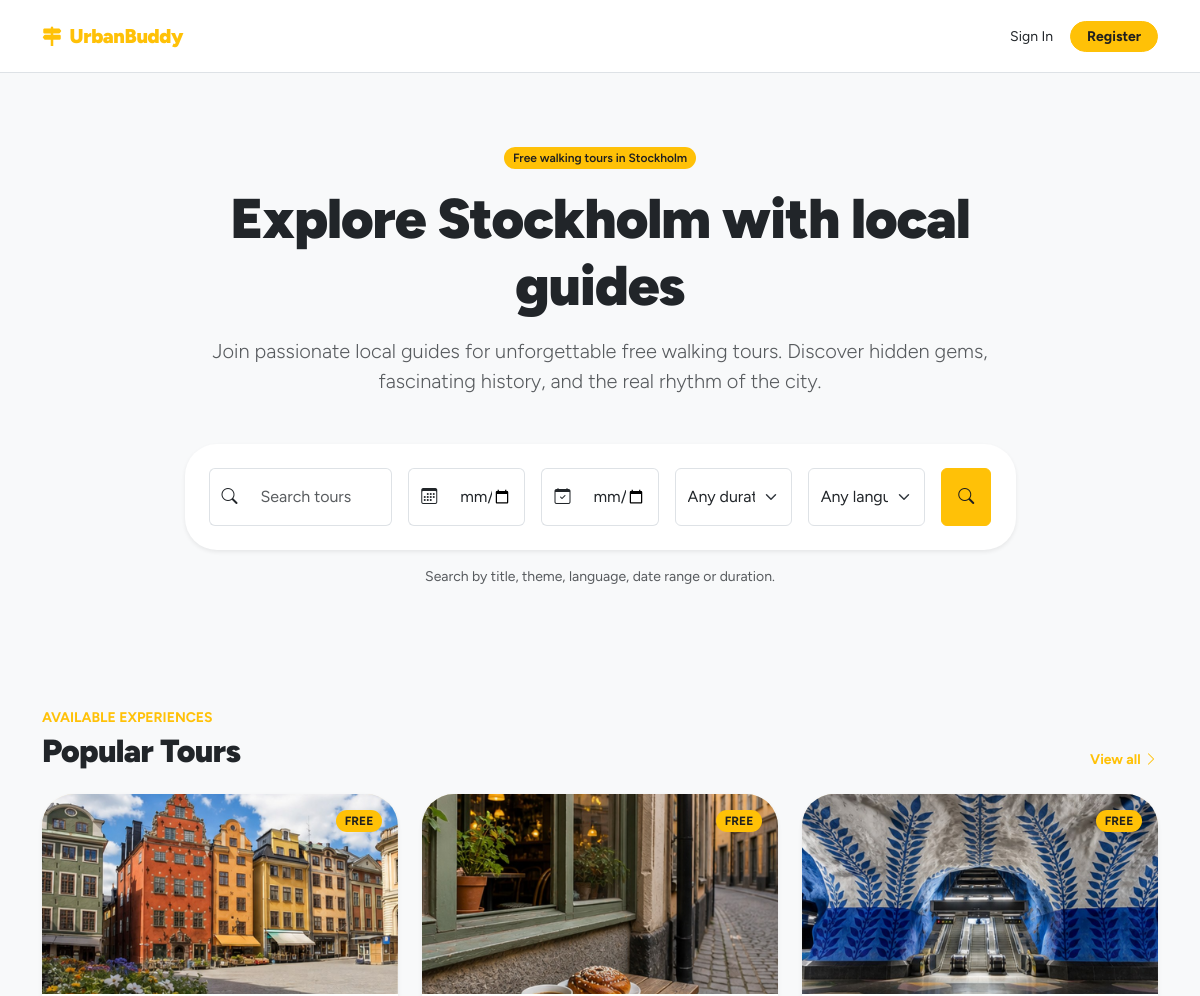
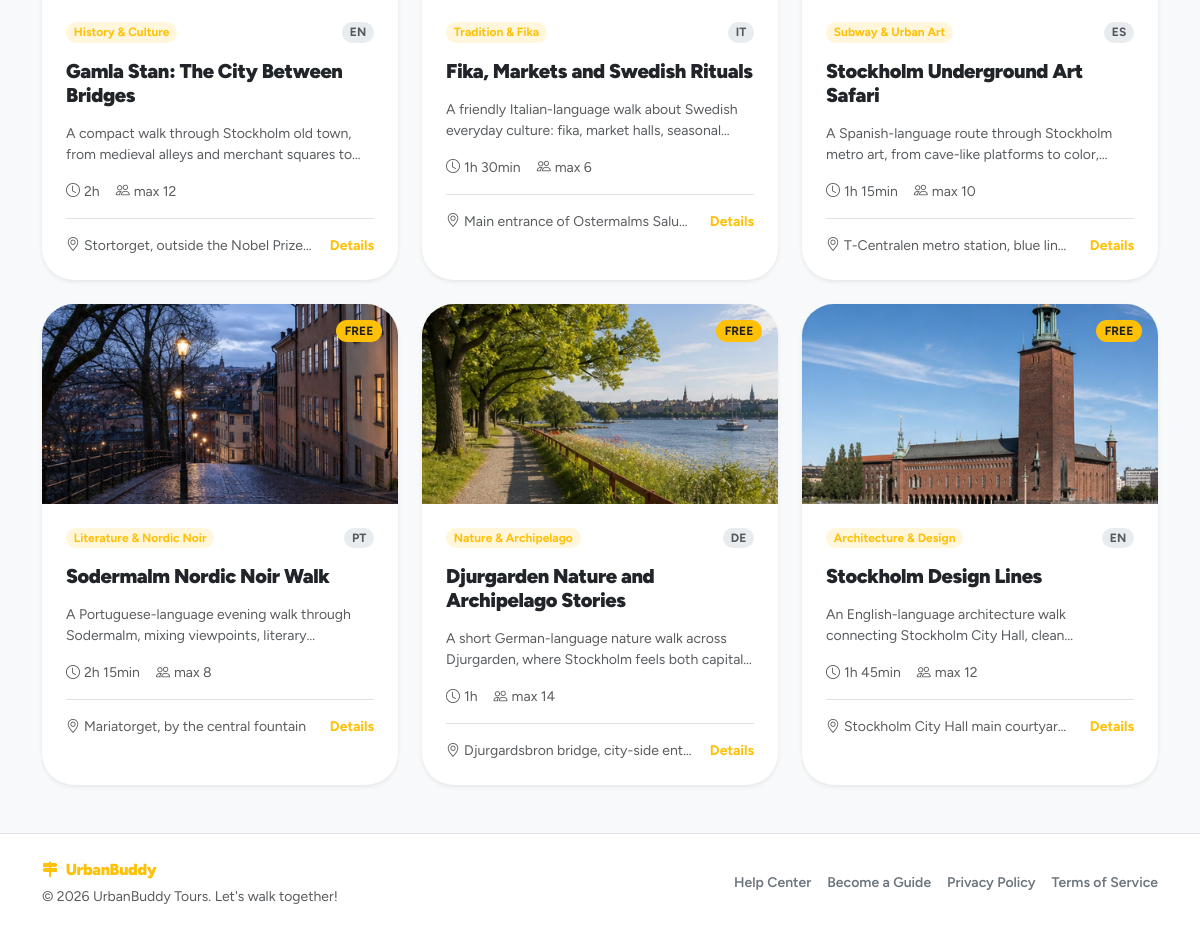
The page / on the database its author committed (2 pictures, top to bottom).
### tables this page shows
CREATE TABLE tour_photos (
    id TEXT PRIMARY KEY, -- UUID
    tour_id TEXT NOT NULL, -- FK verso UUID
    filename TEXT NOT NULL,
    created_at TEXT DEFAULT CURRENT_TIMESTAMP,
    FOREIGN KEY (tour_id) REFERENCES tours(id) ON DELETE CASCADE
);

CREATE TABLE themes (
    id INTEGER PRIMARY KEY AUTOINCREMENT, -- Manteniamo autoincrement (Tabella di dominio)
    name TEXT UNIQUE NOT NULL,
	slug TEXT UNIQUE NOT NULL,
    icon TEXT,
    created_at TEXT DEFAULT CURRENT_TIMESTAMP
, primary_color TEXT DEFAULT '#ffc107');

CREATE TABLE tours (
    id TEXT PRIMARY KEY,  -- UUID
    guide_id TEXT NOT NULL, -- FK verso UUID
    theme_id INTEGER NOT NULL,
    language_id INTEGER NOT NULL,
    title TEXT NOT NULL,
    description TEXT NOT NULL,
    meeting_point TEXT NOT NULL,
    duration INTEGER NOT NULL,
    max_participants INTEGER NOT NULL,
    is_deleted INTEGER DEFAULT 0 CHECK(is_deleted IN (0, 1)),
    created_at TEXT DEFAULT CURRENT_TIMESTAMP,
    updated_at TEXT DEFAULT CURRENT_TIMESTAMP,
    FOREIGN KEY (guide_id) REFERENCES users(id) ON DELETE CASCADE,
    FOREIGN KEY (theme_id) REFERENCES themes(id) ON DELETE RESTRICT,
    FOREIGN KEY (language_id) REFERENCES languages(id) ON DELETE RESTRICT
);

### app/public/routes.py (the view)
@public_bp.route("/")
def home():
    tours = ToursDAO.list_all_tours(limit=6)
    languages = LanguagesDAO.list_all_languages()
    tour_cards = []
    for tour in tours:
        tour_cards.append(build_tour_card(tour))
    return render_template(
        "home.html",
        city_name=CITY_NAME,
        tours=tour_cards,
        languages=languages,
    )

### app/core/db.py (called while the page is built)
def get_db():
    if 'conn' not in g:
        g.conn = sqlite3.connect(current_app.config["DATABASE"])
        g.conn.row_factory = sqlite3.Row
    return g.conn

### app/core/utils.py (called while the page is built, shortened)
def get_object_value(obj, attr_name, default=None):
    if obj is None:
        return default
    value = getattr(obj, attr_name, default)
    if value is None:
        return default
    return value

def get_object_name(obj, fallback="Not specified"):
    return get_object_value(obj, "name", fallback)

def parse_positive_int(value):
    try:
        number = int(value)
    except (TypeError, ValueError):
        return None
    if number <= 0:
        return None
    return number

def format_duration(minutes, fallback="Duration not specified"):
    minutes = parse_positive_int(minutes)
    if minutes is None:
        return fallback
    if minutes < 60:
        return f"{minutes} min"
    hours = minutes // 60
    remaining_minutes = minutes % 60
    if remaining_minutes == 0:
        return f"{hours}h"
    return f"{hours}h {remaining_minutes}min"

def get_language_label(language, fallback="Not specified"):
    if language is None:
        return fallback
    label = getattr(language, "label", None)
    code = getattr(language, "code", None)
    slug = getattr(language, "slug", None)
    name = getattr(language, "name", None)
    language_id = getattr(language, "id", None)
    if label:
        return str(label).upper()

def format_theme(theme, fallback="Walking Tour"):
    return get_object_name(theme, fallback)

### app/public/utils.py (called while the page is built)
def get_cover_filename(tour_id):
    photos = TourPhotosDAO.list_photos_by_tour(tour_id)
    if photos:
        return photos[0].filename
    return None

def build_tour_card(tour):
    language = LanguagesDAO.get_language_by_id(tour.language_id)
    theme = ThemesDAO.get_theme_by_id(tour.theme_id)
    return {
        "id": tour.id,
        "title": tour.title,
        "description": tour.description,
        "meeting_point": tour.meeting_point,
        "duration": format_duration(tour.duration),
        "max_participants": tour.max_participants,
        "language": get_language_label(language),
        "theme": format_theme(theme),
        "cover_filename": get_cover_filename(tour.id),
    }

### app/tours/dao.py (called while the page is built)
    @staticmethod
    def list_photos_by_tour(tour_id: str):
        db = get_db()
        rows = db.execute(
            "SELECT * FROM tour_photos WHERE tour_id = ? ORDER BY created_at DESC",
            (tour_id,)
        ).fetchall()
        return [TourPhoto.from_row(row) for row in rows]

### app/templates/home.html (shortened to what this page needs)
{% extends "base.html" %}
{% block content %}
<section class="py-5 my-lg-4 text-center">
    <div class="container">
        <header class="row justify-content-center">
            <div class="col-lg-10 col-xl-9">
                <span class="badge rounded-pill ub-badge fw-semibold mb-3">
                    Free walking tours in {{ city_name }}
                </span>
                <h1 class="display-4 fw-black mb-3">
                    Explore {{ city_name }} with local guides
                </h1>
                <p class="lead text-body-secondary mb-5">
                    Join passionate local guides for unforgettable free walking tours.
                    Discover hidden gems, fascinating history, and the real rhythm of the city.
                </p>
                <form action="{{ url_for('public.tour_listings') }}" method="GET" class="card border-0 shadow-sm rounded-5">
                    <div class="card-body p-3 p-md-4">
                        <div class="row g-3">
                            <div class="col-lg-3">
                                <div class="input-group h-100">
                                    <span class="input-group-text bg-white border-end-0">
                                        <i class="bi bi-search"></i>
                                    </span>
                                    <input
                                        type="search"
                                        class="form-control border-start-0 py-3"
                                        name="q"
                                        placeholder="Search tours"
                                    >
                                </div>
                            </div>
                            <div class="col-md-6 col-lg-2">
                                <div class="input-group h-100">
                                    <span class="input-group-text bg-white border-end-0">
                                        <i class="bi bi-calendar3"></i>
                                    </span>
                                    <input
                                        type="date"
                                        class="form-control border-start-0 py-3"
                                        name="date_from"
                                        aria-label="Start date"
                                    >
                                </div>
                            </div>
                            <div class="col-md-6 col-lg-2">
                                <div class="input-group h-100">
                                    <span class="input-group-text bg-white border-end-0">
                                        <i class="bi bi-calendar-check"></i>
                                    </span>
                                    <input
                                        type="date"
                                        class="form-control border-start-0 py-3"
                                        name="date_to"
                                        aria-label="End date"
                                    >
                                </div>
                            </div>
                            <div class="col-md-6 col-lg-2">
                                <select class="form-select h-100 py-3" name="duration" aria-label="Duration">
                                    <option value="">Any duration</option>
                                </select>
                            </div>
                            <div class="col-md-6 col-lg-2">
                                <select class="form-select h-100 py-3" name="language_id" aria-label="Language">
                                    <option value="">Any language</option>
                                </select>
                            </div>
                            <div class="col-lg-1">
                                <button
                                    class="btn ub-btn fw-bold w-100 h-100 py-3 d-inline-flex align-items-center justify-content-center"
                                    type="submit"
                                    aria-label="Search tours"
                                >
                                    <i class="bi bi-search"></i>
                                </button>
                            </div>
                        </div>
                    </div>
                </form>
                <p class="small text-body-secondary mt-3 mb-0">
                    Search by title, theme, language, date range or duration.
                </p>
            </div>
        </header>
    </div>
</section>
<section class="py-5">
    <div class="container">
        <header class="d-flex align-items-end justify-content-between gap-3 mb-4">
            <div>
                <span class="small text-uppercase fw-bold ub-text d-block mb-1">
                    Available experiences
                </span>
                <h2 class="fw-black mb-0">
                    Popular Tours
                </h2>
            </div>
            <a href="{{ url_for('public.tour_listings') }}" class="small fw-bold text-decoration-none ub-link">
                View all
                <i class="bi bi-chevron-right"></i>
            </a>
        </header>
        {% if tours %}
            <div class="row g-4">
                {% for tour in tours %}
                    <div class="col-md-6 col-lg-4">
                        {% include "components/tour_card.html" %}
                    </div>
                {% endfor %}
            </div>
        {% endif %}
    </div>
</section>
{% endblock %}

### app/templates/components/tour_card.html (shortened to what this page needs)
<article class="card tour-card border-0 shadow-sm rounded-5 h-100 overflow-hidden">
    <div class="position-relative">
        <div class="ratio ratio-16x9 ub-bg-soft">
            {% if tour.cover_filename %}
                <img
                    src="{{ url_for('static', filename='uploads/tours/' ~ tour.cover_filename) }}"
                    alt="{{ tour.title }}"
                    class="object-fit-cover"
                >
            {% else %}
                <div class="d-flex align-items-center justify-content-center fs-3 fw-black ub-text">
                    {{ city_name|default("Stockholm") }}
                </div>
            {% endif %}
        </div>
        {% if card_variant is defined and card_variant == "dashboard" %}
            <div class="position-absolute top-0 end-0 m-3 d-flex gap-2">
                <a
                    href="{{ url_for('guide_dashboard.update_tour', tour_id=tour.id) }}"
                    class="btn btn-light btn-sm rounded-circle shadow-sm p-2 lh-1"
                    aria-label="Edit tour"
                >
                    <i class="bi bi-pencil-fill"></i>
                </a>
                <button
                    type="button"
                    class="btn btn-danger btn-sm rounded-circle shadow-sm p-2 lh-1"
                    data-bs-toggle="modal"
                    data-bs-target="#deleteTourModal-{{ tour.id }}"
                    aria-label="Delete tour"
                >
                    <i class="bi bi-trash-fill"></i>
                </button>
            </div>
        {% else %}
            <span class="badge rounded-pill ub-badge fw-bold position-absolute top-0 end-0 m-3">
                FREE
            </span>
        {% endif %}
    </div>
    <div class="card-body p-4">
        <div class="d-flex align-items-center justify-content-between gap-3 mb-3">
            <span class="badge rounded-pill ub-badge-soft">{{ tour.theme }}</span>
            <span class="badge rounded-pill bg-body-secondary text-body-secondary">{{ tour.language }}</span>
        </div>
        <h3 class="h5 fw-black mb-3">
            {{ tour.title }}
        </h3>
        {% if card_variant is defined and card_variant == "dashboard" %}
            <div class="d-flex flex-wrap gap-3 small text-body-secondary mb-3">
                <span><i class="bi bi-clock me-1"></i>{{ tour.duration }}</span>
                <span><i class="bi bi-people me-1"></i>max {{ tour.max_participants }}</span>
            </div>
            <div class="vstack gap-2 small text-body-secondary">
                <div><i class="bi bi-calendar-week me-1"></i>{{ tour.schedule }}</div>
                <div><i class="bi bi-signpost-split me-1"></i>{{ tour.stops_count }}</div>
            </div>
        {% else %}
            <p class="small text-body-secondary clamp-2 mb-3">
                {{ tour.description }}
            </p>
            <div class="d-flex flex-wrap gap-3 small text-body-secondary mb-3">
                <span><i class="bi bi-clock me-1"></i>{{ tour.duration }}</span>
                <span><i class="bi bi-people me-1"></i>max {{ tour.max_participants }}</span>
            </div>
            <div class="d-flex align-items-center justify-content-between border-top pt-3">
                <span class="small text-body-secondary text-truncate pe-3">
                    <i class="bi bi-geo-alt me-1"></i>{{ tour.meeting_point }}
                </span>
                <a href="{{ url_for('public.tour_detail', tour_id=tour.id) }}" class="small fw-bold text-decoration-none ub-link">
                    Details
                </a>
            </div>
        {% endif %}
    </div>
</article>

### app/static/style.css (style rules this page uses)
:root { --bs-body-font-family: "Figtree", system-ui, -apple-system, "Segoe UI", Roboto, sans-serif; --ub-primary: #ffc107; --ub-primary-rgb: 255, 193, 7; --ub-on-primary: #1f1f1f; --ub-primary-soft-opacity: 0.18; }
.fw-black { font-weight: 900; letter-spacing: -0.02em; }
.ub-text { color: var(--ub-primary) !important; }
.ub-link { color: var(--ub-primary); }
.ub-bg-soft { background-color: rgba(var(--ub-primary-rgb), var(--ub-primary-soft-opacity)) !important; }
.ub-badge { color: var(--ub-on-primary); background-color: var(--ub-primary); border: 1px solid rgba(var(--ub-primary-rgb), 0.35); }
.ub-badge-soft { color: var(--ub-primary); background-color: rgba(var(--ub-primary-rgb), 0.14); }
.ub-btn { color: var(--ub-on-primary); background-color: var(--ub-primary); border-color: var(--ub-primary); }
.clamp-2 { display: -webkit-box; -webkit-line-clamp: 2; -webkit-box-orient: vertical; overflow: hidden; }
.tour-card { transition: transform 0.2s ease, box-shadow 0.2s ease; }

### rows shown on the page
tour_photos: filename (picture)
themes: theme "History & Culture"
tours: title "Gamla Stan: The City Between Bridges", description "A compact walk through Stockholm old town, from medieval alleys and merchant squares…", meeting_point "Stortorget, outside the Nobel Prize…"
tour_photos: filename (picture)
themes: theme "Tradition & Fika"
tours: title "Fika, Markets and Swedish Rituals", description "A friendly Italian-language walk about Swedish everyday culture: fika, market halls,…", meeting_point "Main entrance of Ostermalms Salu…"
tour_photos: filename (picture)
themes: theme "Subway & Urban Art"
tours: title "Stockholm Underground Art Safari", description "A Spanish-language route through Stockholm metro art, from cave-like platforms to…", meeting_point "T-Centralen metro station, blue lin…"
tour_photos: filename (picture)
themes: theme "Literature & Nordic Noir"
tours: title "Sodermalm Nordic Noir Walk", description "A Portuguese-language evening walk through Sodermalm, mixing viewpoints,…", meeting_point "Mariatorget, by the central fountain"
tour_photos: filename (picture)
themes: theme "Nature & Archipelago"
tours: title "Djurgarden Nature and Archipelago Stories", description "A short German-language nature walk across Djurgarden, where Stockholm feels both…", meeting_point "Djurgardsbron bridge, city-side ent…"
tour_photos: filename (picture)
themes: theme "Architecture & Design"
tours: title "Stockholm Design Lines", description "An English-language architecture walk connecting Stockholm City Hall,…", meeting_point "Stockholm City Hall main courtyar…"

### other values the page prints
{{ city_name }} "Stockholm"
{{ tour.language }} "EN" "IT" "ES" "PT" "DE" "EN"
{{ tour.duration }} "2h" "1h 30min" "1h 15min" "2h 15min" "1h" "1h 45min"
{{ tour.max_participants }} "12" "6" "10" "8" "14" "12"
